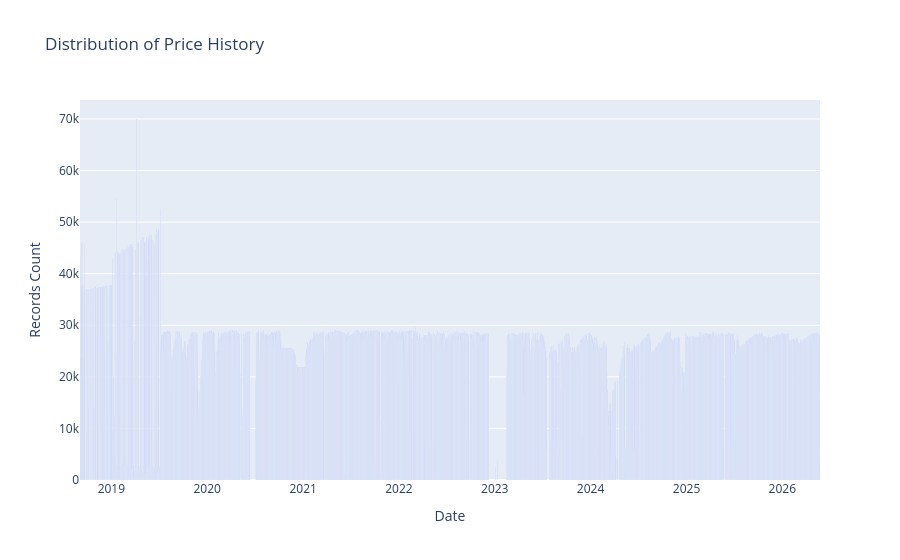

The notebook cell this image was saved under:
### Markdown cell above
## This is historical data from the `pricehistory` Mongo collection.  This is updated via the `updatepricehistory.py` script.

### Code cell
# https://plot.ly/python/bar-charts/

data = [Bar(
        x=grouped_df['date'],
        y=grouped_df['count']
    )]

layout = Layout(
        title='Distribution of Price History',
        xaxis=dict(
            title='Date'
        ),
        yaxis=dict(
            title='Records Count'
        )
    )

fig = Figure(data=data, layout=layout)

iplot(fig)

### Figure 1 — Plotly figure (JSON) as saved in the notebook; plotly's stock layout.template omitted (floating-point values rounded to 4 significant figures; data arrays with more than 128 entries replaced by an {"elided": "..."} marker saying what was removed)
{"data": [{"type": "bar", "x": {"elided": "2595 str values"}, "y": {"elided": "2595 int values"}}], "layout": {"title": {"text": "Distribution of Price History"}, "xaxis": {"title": {"text": "Date"}}, "yaxis": {"title": {"text": "Records Count"}}}}
